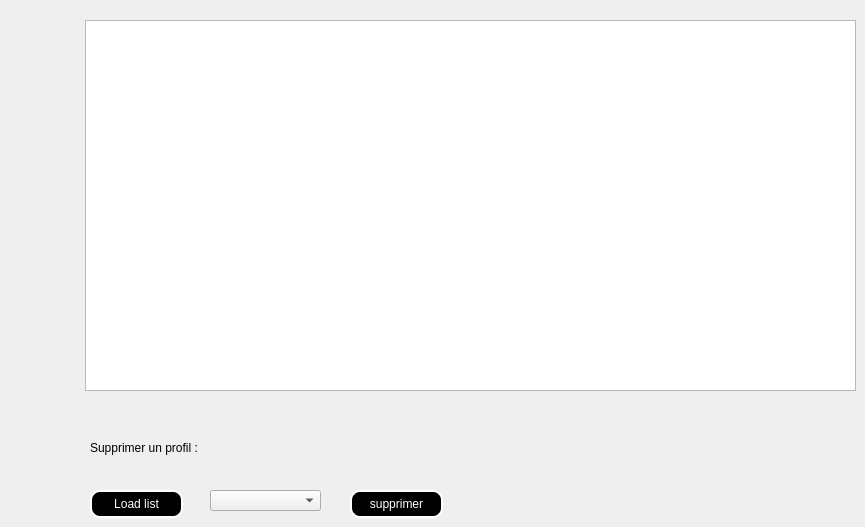
      <widget class="QWidget" name="tab_30">
       <attribute name="title">
        <string>Gérer un profil</string>
       </attribute>
       <widget class="QTableView" name="tableView_profil">
        <property name="geometry">
         <rect>
          <x>85</x>
          <y>20</y>
          <width>771</width>
          <height>371</height>
         </rect>
        </property>
       </widget>
       <widget class="QPushButton" name="load_listProfil">
        <property name="geometry">
         <rect>
          <x>90</x>
          <y>490</y>
          <width>93</width>
          <height>28</height>
         </rect>
        </property>
        <property name="styleSheet">
         <string notr="true">background-color:black;
color:white;
border-style:outset;
border-width:2px;
border-radius:10px;
border-color:white;</string>
        </property>
        <property name="text">
         <string>Load list</string>
        </property>
       </widget>
       <widget class="QComboBox" name="del_password">
        <property name="geometry">
         <rect>
          <x>210</x>
          <y>490</y>
          <width>111</width>
          <height>21</height>
         </rect>
        </property>
       </widget>
       <widget class="QPushButton" name="supprimer2">
        <property name="geometry">
         <rect>
          <x>350</x>
          <y>490</y>
          <width>93</width>
          <height>28</height>
         </rect>
        </property>
        <property name="styleSheet">
         <string notr="true">background-color:black;
color:white;
border-style:outset;
border-width:2px;
border-radius:10px;
border-color:white;</string>
        </property>
        <property name="text">
         <string>supprimer</string>
        </property>
       </widget>
       <widget class="QLabel" name="label_175">
        <property name="geometry">
         <rect>
          <x>90</x>
          <y>440</y>
          <width>241</width>
          <height>16</height>
         </rect>
        </property>
        <property name="text">
         <string>Supprimer un profil :</string>
        </property>
       </widget>
      </widget>
